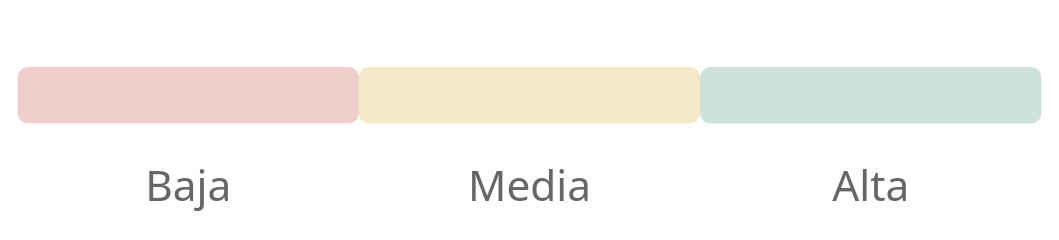

Specify this chart in Vega-Lite:
### Vega-Lite specification from a JSON file in a GitHub repository (floating-point values rounded to 4 significant figures)
{"$schema": "https://vega.github.io/schema/vega-lite/v5.json", "description": "E-04 Confianza en la fecha: medidor de tres tramos. El nivel es la etiqueta de la tarjeta fija confianza de tab.publicacion (LLD-15 v1.0 E-04, T-TAB-11); no se calcula. La página siempre lo repite en texto (C-04).", "usermeta": {"id": "e04-confianza", "version": "1.0", "tablero": "ejecutivo", "elemento_po": "E04", "regla": "E-04", "endpoint": "/v1/tablero/ejecutivo", "datasets": {"confianza": "[{k: 1, nivel: confianza.etiqueta}]"}, "nota": "Los tramos son fijos de presentación; solo el nivel viene de la tarjeta fija (etiqueta)."}, "width": "container", "height": 58, "autosize": {"type": "fit-x", "contains": "padding"}, "datasets": {"tramos": [{"k": 1, "nivel": "baja", "etq": "Baja", "ini": 0, "fin": 1, "regla": "Nivel publicado en la tarjeta fija confianza (etiqueta); no se calcula"}, {"k": 1, "nivel": "media", "etq": "Media", "ini": 1, "fin": 2, "regla": "Nivel publicado en la tarjeta fija confianza (etiqueta); no se calcula"}, {"k": 1, "nivel": "alta", "etq": "Alta", "ini": 2, "fin": 3, "regla": "Nivel publicado en la tarjeta fija confianza (etiqueta); no se calcula"}]}, "data": {"name": "tramos"}, "transform": [{"lookup": "k", "from": {"data": {"name": "confianza"}, "key": "k", "fields": ["nivel"]}, "as": ["sel"]}, {"calculate": "datum.nivel === datum.sel ? 1 : 0", "as": "activo"}, {"calculate": "(datum.ini + datum.fin) / 2", "as": "mid"}], "encoding": {"x": {"type": "quantitative", "scale": {"domain": [0, 3], "nice": false}, "axis": null}}, "layer": [{"mark": {"type": "bar", "height": 16, "cornerRadius": 3, "y": 22}, "encoding": {"x": {"field": "ini"}, "x2": {"field": "fin"}, "color": {"field": "nivel", "type": "nominal", "legend": null, "scale": {"domain": ["baja", "media", "alta"], "range": ["#B42318", "#D29B00", "#1E7B4F"]}}, "opacity": {"condition": {"test": "datum.activo === 1", "value": 1}, "value": 0.22}, "tooltip": [{"field": "etq", "title": "Nivel"}, {"field": "regla", "title": "Regla"}]}}, {"mark": {"type": "text", "fontSize": 12, "y": 48, "color": "#666666", "font": "Soleil, Segoe UI, Arial, sans-serif", "fontWeight": "normal"}, "encoding": {"x": {"field": "mid"}, "text": {"field": "etq"}}, "transform": [{"filter": "datum.activo !== 1"}]}, {"mark": {"type": "text", "fontSize": 12, "y": 48, "color": "#333333", "font": "Soleil, Segoe UI, Arial, sans-serif", "fontWeight": "bold"}, "encoding": {"x": {"field": "mid"}, "text": {"field": "etq"}}, "transform": [{"filter": "datum.activo === 1"}]}, {"transform": [{"filter": "datum.activo === 1"}], "mark": {"type": "point", "shape": "triangle-down", "size": 150, "filled": true, "color": "#333333", "y": 6, "opacity": 1}, "encoding": {"x": {"field": "mid"}}}], "config": {"view": {"stroke": null}, "background": null}}
